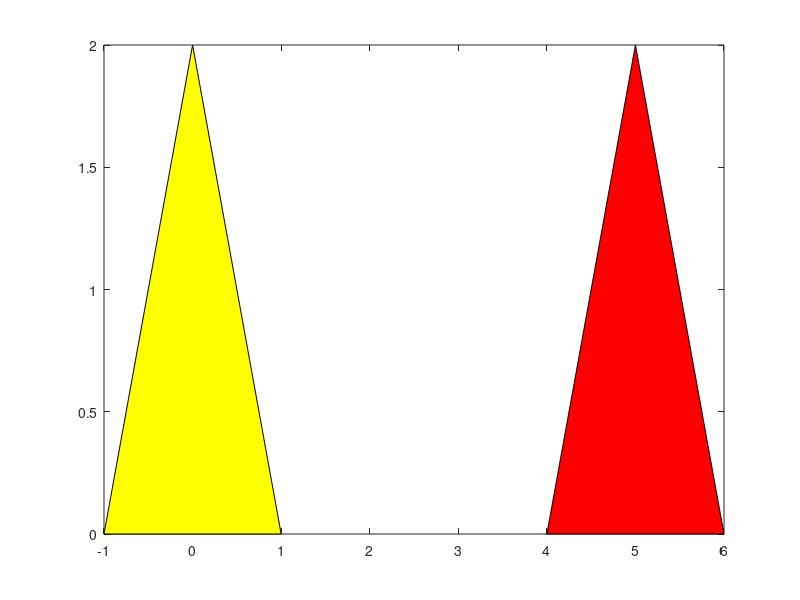

Write MATLAB code to recreate this figure. (Note: this script raises an error after producing the figure.)
%% Ex1

P1 = [-1 0]';
P2 = [1 0]';
P3 = [0 2]';
A1 = [P1 P2 P3];

fill(A1(1,:), A1(2,:), 'y');

v = [5 0]';
A2 = A1 + v;

hold on;
fill(A2(1,:), A2(2,:), 'r');


%% EX2 a)

hold on;
A3 = Rotation(50) * A2;
p = fill(A3(1,:), A3(2,:), 'c');
fill(A3(1,:), A3(2,:), 'b');

axis([-10, 10, -10, 10]);
axis equal
grid on

for N = 60:10:350
    hold on;
    A3 = Rotation(N) * A2;
    %fill(A3(1,:), A3(2,:), 'c');
    %pause(0.5)
    set(p, 'XData', A3(1,:), 'YData', A3(2,:));
    pause(0.3);
end

%% Ex2 b)
figure;
axis([-10, 10, -10, 10]);
axis equal
grid on

for N = 60:20:350
    hold on;
    A3 = Rotation(N) * A2;
    fill(A3(1,:), A3(2,:), 'g');
end

%% Ex2 c)
figure;
axis([-10, 10, -10, 10]);
axis equal
grid on

for N = 60:50:350
    hold on;
    A3 = Rotation(N) * A2;
    fill(A3(1,:), A3(2,:), 'p');
end


%% Ex3
close
clear

P1 = [-1 0]';
P2 = [1 0]';
P3 = [0 2]';
A1 = [P1 P2 P3];

p = fill(A1(1,:), A1(2,:), 'r');
axis equal
axis([-10 10 -10 10]);
grid on

N = 50;
t = linspace(0,1,N);

A1_homogenio = [A1; 1 1 1];

u1 = [3 4]';
for k = 1:N
    hold on;
    M = TransGeom(u1(1)*t(k), u1(2)*t(k), 0);
    An = M * A1_homogenio;
    set(p, 'XData', An(1,:), 'YData', An(2,:));
    pause(0.05);
end

A1_homogenio = An;

alpha = 80*pi/180;
for k = 1:N
    hold on;
    M = TransGeom(0,0,alpha*t(k));
    An = M * A1_homogenio;
    set(p, 'XData', An(1,:), 'YData', An(2,:));
    pause(0.05);
end

A1_homogenio = An;

u2 = [2 -5]';
for k = 1:N
    hold on;
    M = TransGeom(u2(1)*t(k), u2(2)*t(k), 0);
    An = M * A1_homogenio;
    set(p, 'XData', An(1,:), 'YData', An(2,:));
    pause(0.05);
end
